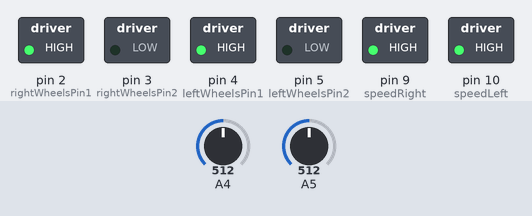
Recording of a sketch running on a simulated Arduino Uno, built with avr-gcc and run on an emulated ATmega328P. Parts: switched loads named in the sketch (green lamp = pin HIGH). Inputs (shaded band) come from the test bench; at power-on: A5 = 512, A4 = 512. What the sketch prints to the serial monitor is not drawn.

Above: at 4.5 s.
4.6 s: A5 set to 697
6.1 s: A5 set to 717
Timing chart, 0 to 9.1 s (numbered marks = the images above; inputs shaded):
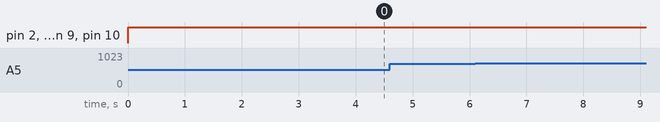

The sketch:

inital_soc_voltage_based.ino
```cpp
// === Motor Driver Pin Assignments ===
int rightWheelsPin1 = 2;     // OUT1: Controls front right and rear right wheels
int rightWheelsPin2 = 3;     // OUT2: Controls front right and rear right wheels
int leftWheelsPin1 = 4;      // OUT3: Controls front left and rear left wheels
int leftWheelsPin2 = 5;      // OUT4: Controls front left and rear left wheels
int speedRight = 9;          // ENA: PWM speed control for front right and rear right wheels
int speedLeft = 10;          // ENB: PWM speed control for front left and rear left wheels

// === Discharge Curve Table Structure ===
struct DischargePoint {
  float voltage;
  float capacity[20]; // Capacities for C-rates from 0.1C to 2.0C
};

// Discharge rates corresponding to the table columns (0.1C to 2.0C)
const float cRates[20] = {0.1, 0.2, 0.3, 0.4, 0.5, 0.6, 0.7, 0.8, 0.9, 1.0,
                         1.1, 1.2, 1.3, 1.4, 1.5, 1.6, 1.7, 1.8, 1.9, 2.0};

// Full discharge curve table
const DischargePoint curve[] = {
  {4.2, {0, 0, 0, 0, 0, 0, 0, 0, 0, 0, 0, 0, 0, 0, 0, 0, 0, 0, 0, 0}},
  {4.1, {300, 250, 225, 212, 200, 175, 162, 138, 125, 150, 138, 125, 112, 106, 125, 113, 107, 104, 102, 100}},
  {4.0, {700, 600, 550, 525, 500, 475, 450, 425, 413, 400, 388, 375, 362, 350, 375, 362, 350, 344, 338, 300}},
  {3.9, {1100, 950, 875, 838, 800, 775, 750, 725, 688, 650, 613, 600, 587, 575, 575, 563, 550, 530, 515, 500}},
  {3.8, {1500, 1300, 1200, 1150, 1100, 1050, 1000, 950, 925, 900, 875, 850, 825, 813, 800, 775, 750, 725, 712, 700}},
  {3.7, {1900, 1650, 1525, 1463, 1400, 1325, 1263, 1200, 1175, 1150, 1125, 1100, 1075, 1025, 900, 900, 900, 900, 900, 900}},
  {3.6, {2300, 2000, 1850, 1775, 1700, 1550, 1475, 1400, 1375, 1400, 1325, 1250, 1200, 1150, 1100, 1075, 1050, 1025, 1013, 1100}},
  {3.5, {2650, 2300, 2125, 2038, 1950, 1800, 1725, 1650, 1600, 1650, 1475, 1400, 1350, 1325, 1300, 1275, 1250, 1225, 1212, 1300}},
  {3.4, {2900, 2550, 2375, 2288, 2200, 2075, 1963, 1850, 1725, 1850, 1650, 1550, 1500, 1475, 1450, 1425, 1400, 1375, 1362, 1450}},
  {3.3, {2900, 2750, 2575, 2488, 2400, 2275, 2175, 2075, 1837, 2000, 1800, 1700, 1650, 1625, 1600, 1575, 1550, 1525, 1512, 1600}},
  {3.2, {2900, 2850, 2700, 2625, 2550, 2438, 2338, 2238, 2025, 2150, 1950, 1850, 1800, 1775, 1750, 1725, 1700, 1675, 1662, 1700}},
  {3.1, {2900, 2900, 2800, 2750, 2700, 2588, 2488, 2388, 2194, 2300, 2100, 2000, 1950, 1925, 1900, 1875, 1850, 1825, 1812, 1800}},
  {3.0, {2900, 2900, 2850, 2825, 2800, 2675, 2575, 2475, 2262, 2450, 2225, 2125, 2075, 2050, 2025, 2000, 1975, 1950, 1937, 1900}},
  {2.9, {2900, 2900, 2875, 2863, 2850, 2713, 2613, 2513, 2294, 2550, 2300, 2200, 2150, 2125, 2100, 2075, 2050, 2025, 2012, 2000}},
  {2.8, {2900, 2900, 2875, 2863, 2850, 2738, 2644, 2550, 2325, 2650, 2375, 2275, 2225, 2200, 2175, 2150, 2125, 2100, 2087, 2100}},
  {2.7, {2900, 2900, 2875, 2863, 2850, 2763, 2675, 2588, 2369, 2750, 2450, 2350, 2300, 2275, 2250, 2225, 2200, 2175, 2162, 2200}},
  {2.6, {2900, 2900, 2875, 2863, 2850, 2788, 2706, 2625, 2412, 2850, 2525, 2425, 2375, 2350, 2325, 2300, 2275, 2250, 2237, 2300}},
  {2.5, {2900, 2900, 2875, 2863, 2850, 2800, 2712, 2625, 2438, 2900, 2575, 2475, 2425, 2400, 2375, 2350, 2325, 2300, 2287, 2350}}
};

void setup() {
  // Configure motor driver pins as outputs
  pinMode(rightWheelsPin1, OUTPUT);  // OUT1: Set front right and rear right wheel pin as output
  pinMode(rightWheelsPin2, OUTPUT);  // OUT2: Set front right and rear right wheel pin as output
  pinMode(leftWheelsPin1, OUTPUT);
  pinMode(leftWheelsPin2, OUTPUT);
  pinMode(speedRight, OUTPUT);
  pinMode(speedLeft, OUTPUT);
  Serial.begin(9600);
}

// Function to move all wheels forward continuously
void moveForward(int speed) {
  analogWrite(speedRight, speed);    // ENA: Set speed for right wheels
  analogWrite(speedLeft, speed);     // ENB: Set speed for left wheels
  digitalWrite(rightWheelsPin1, HIGH);  // OUT1 HIGH: Right wheels forward
  digitalWrite(rightWheelsPin2, LOW);   // OUT2 LOW: Right wheels forward
  digitalWrite(leftWheelsPin1, HIGH);   // OUT3 HIGH: Left wheels forward
  digitalWrite(leftWheelsPin2, LOW);    // OUT4 LOW: Left wheels forward
}

// === Function: Convert ADC reading to voltage ===
float adcToVoltage(int raw) {
  return raw * (5.0 / 1023.0);
}

// === Function: Voltage Calculation ===
float voltage_calculation() {
  int raw = analogRead(A5);  // Read ADC
  float measuredVoltage = adcToVoltage(raw);  // Convert to Vref scale
  return measuredVoltage;                                // Return calculated battery voltage
}

// === Function: Current Calculation ===
float current_calculation() {
  int raw = analogRead(A4);          // Read raw ADC value from current pin
  float vshunt = adcToVoltage(raw);  // Convert ADC to voltage across shunt resistor
  float current = vshunt / 0.1;      // Calculate current using Ohm’s law (I = V/R)
  return current;                    // Return calculated current
}

// === Function: Smart Round to 1 Decimal Place ===
float smartRound1Decimal(float value) {
  float scaled = value * 10.0;
  int base = (int)scaled;
  float fractional = scaled - base;

  if (fractional <= 0.5) {
    return base / 10.0;
  } else {
    return (base + 1) / 10.0;
  }
}

// === Function: Discharge Rate Calculation ===
float discharge_rate_calculation(float discharge_current) {
  float discharge_rate = discharge_current / 2.9; // Convert current to C-rate (assuming 2900mAh nominal capacity)
  return discharge_rate;
}

// === Function: Get SoC from Voltage and C-rate ===
float get_soc_from_voltage(float voltage, float c_rate) {
  // Find index of voltage using switch-case
  int voltage_idx = 0;
  switch ((int)(voltage * 10)) {
    case 42: voltage_idx = 0; break; // 4.2V
    case 41: voltage_idx = 1; break; // 4.1V
    case 40: voltage_idx = 2; break; // 4.0V
    case 39: voltage_idx = 3; break; // 3.9V
    case 38: voltage_idx = 4; break; // 3.8V
    case 37: voltage_idx = 5; break; // 3.7V
    case 36: voltage_idx = 6; break; // 3.6V
    case 35: voltage_idx = 7; break; // 3.5V
    case 34: voltage_idx = 8; break; // 3.4V
    case 33: voltage_idx = 9; break; // 3.3V
    case 32: voltage_idx = 10; break; // 3.2V
    case 31: voltage_idx = 11; break; // 3.1V
    case 30: voltage_idx = 12; break; // 3.0V
    case 29: voltage_idx = 13; break; // 2.9V
    case 28: voltage_idx = 14; break; // 2.8V
    case 27: voltage_idx = 15; break; // 2.7V
    case 26: voltage_idx = 16; break; // 2.6V
    case 25: voltage_idx = 17; break; // 2.5V
    default: voltage_idx = 0; break; // Default to 4.2V if no match
  }

  // Find index of C-rate using switch-case
  int c_rate_idx = 0;
  switch ((int)(c_rate * 10)) {
    case 1: c_rate_idx = 0; break; // 0.1C
    case 2: c_rate_idx = 1; break; // 0.2C
    case 3: c_rate_idx = 2; break; // 0.3C
    case 4: c_rate_idx = 3; break; // 0.4C
    case 5: c_rate_idx = 4; break; // 0.5C
    case 6: c_rate_idx = 5; break; // 0.6C
    case 7: c_rate_idx = 6; break; // 0.7C
    case 8: c_rate_idx = 7; break; // 0.8C
    case 9: c_rate_idx = 8; break; // 0.9C
    case 10: c_rate_idx = 9; break; // 1.0C
    case 11: c_rate_idx = 10; break; // 1.1C
    case 12: c_rate_idx = 11; break; // 1.2C
    case 13: c_rate_idx = 12; break; // 1.3C
    case 14: c_rate_idx = 13; break; // 1.4C
    case 15: c_rate_idx = 14; break; // 1.5C
    case 16: c_rate_idx = 15; break; // 1.6C
    case 17: c_rate_idx = 16; break; // 1.7C
    case 18: c_rate_idx = 17; break; // 1.8C
    case 19: c_rate_idx = 18; break; // 1.9C
    case 20: c_rate_idx = 19; break; // 2.0C
    default: c_rate_idx = 0; break; // Default to 0.1C if no match
  }

  // Get discharge capacity from table
  float discharge_capacity = curve[voltage_idx].capacity[c_rate_idx];

  // Calculate SoC based on C-rate: (Discharge_capacity / 2900) * 100
  float soc_c_rate = (discharge_capacity / 2900.0) * 100.0;

  return soc_c_rate;
}

void loop() {
  // Motor control: Active option
  moveForward(255);                          // Move forward continuously at full speed

  float voltage = voltage_calculation();     // Calculate battery voltage
  float current = current_calculation();     // Calculate current draw
  float discharge_rate = discharge_rate_calculation(current); // Calculate raw C-rate
  float voltage_rounded = smartRound1Decimal(voltage); // Round voltage to 1 decimal place
  float discharge_rate_rounded = smartRound1Decimal(discharge_rate); // Round C-rate to 1 decimal place
  float soc_discharged_voltage_based = get_soc_from_voltage(voltage_rounded, discharge_rate_rounded); // Calculate discharged SoC
  float soc_remaining_voltage_based = 100.0 - soc_discharged_voltage_based; // Calculate remaining SoC
  float remaining_capacity = (soc_remaining_voltage_based / 100.0) * 2900.0; // Calculate remaining capacity in mAh
  float current_discharge_capacity = current * 1.0 * 1000.0; // Capacity discharged in 1 hour (mAh)
  float Battery_remaining_time = remaining_capacity / current; // Time in hours
  float Battery_remaining_time_minutes = Battery_remaining_time * 60.0; // Convert to minutes

  Serial.print("\tVoltage: ");     // Print voltage label with tab
  Serial.print(voltage*2, 2); // Print rounded voltage with 2 decimal places
  Serial.print(" V\t");            // Print unit with tab
  Serial.print("\tCurrent: ");     // Print current label with tab
  Serial.print(current, 2);        // Print current with 2 decimal places
  Serial.print(" A\t");            // Print unit with tab
 // Serial.print("\tC-rate: ");      // Print C-rate label with tab
  //Serial.print(discharge_rate_rounded, 2); // Print rounded C-rate with 2 decimal places
  Serial.print("\tSoC Discharged: "); // Print discharged SoC label with tab
  Serial.print(soc_discharged_voltage_based, 2); // Print discharged SoC with 2 decimal places
  Serial.print(" %\t");            // Print unit with tab
  Serial.print("\tSoC Remaining: "); // Print remaining SoC label with tab
  Serial.print(soc_remaining_voltage_based, 2); // Print remaining SoC with 2 decimal places
  Serial.print(" %\t");            // Print unit with tab
  //Serial.print("\tRemaining Capacity: "); // Print remaining capacity label with tab
  //Serial.print(remaining_capacity, 2); // Print remaining capacity with 2 decimal places
 // Serial.print(" mAh\t");          // Print unit with tab
  Serial.print("\tRemaining Time: "); // Print remaining time label with tab
  Serial.print(Battery_remaining_time_minutes, 2); // Print remaining time in minutes with 2 decimal places
  Serial.println(" min");          // Print unit with newline
  delay(1000);
}
```

Measured:
- after the input at 4.6 s, every drawn part: stays the same
- after the input at 6.1 s, every drawn part: stays the same
